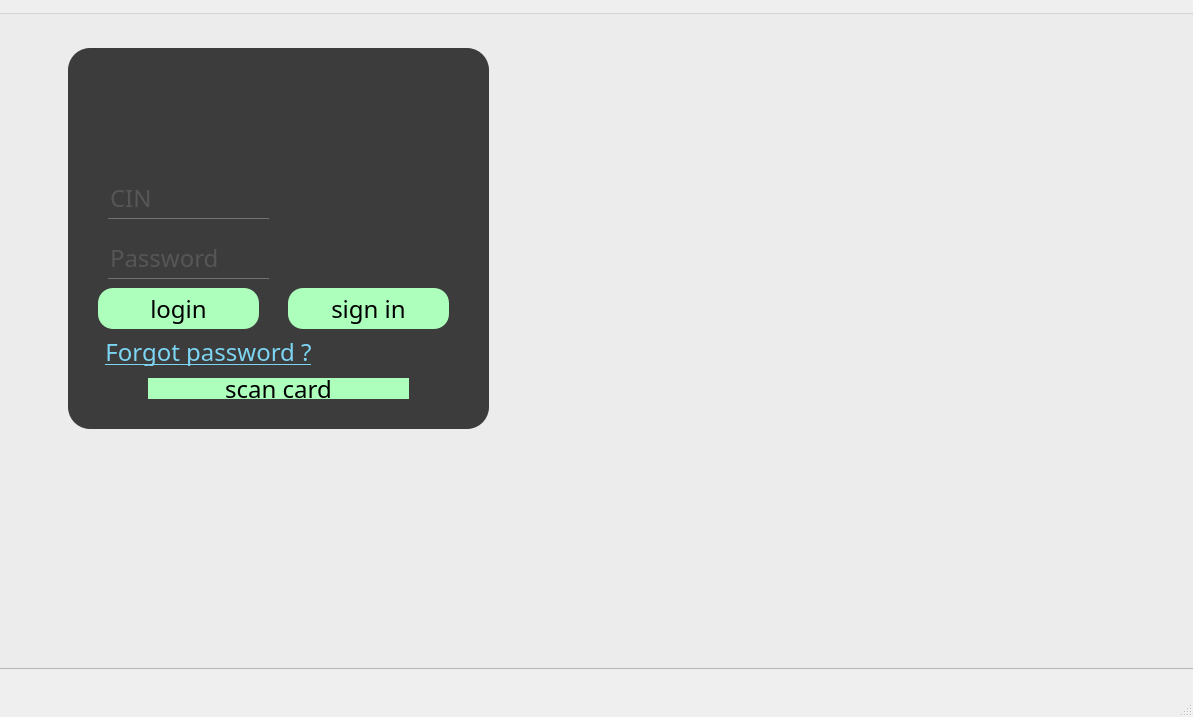
<?xml version="1.0" encoding="UTF-8"?>
<ui version="4.0">
 <class>MainWindow</class>
 <widget class="QMainWindow" name="MainWindow">
  <property name="geometry">
   <rect>
    <x>0</x>
    <y>0</y>
    <width>1193</width>
    <height>717</height>
   </rect>
  </property>
  <property name="windowTitle">
   <string>Login</string>
  </property>
  <property name="styleSheet">
   <string notr="true">/*QMainWindow{background:qlineargradient(spread:pad, x1:0.5, y1:0, x2:1, y2:0.5, stop:0 #7CD5F3, stop:1 #3CB0CD)}*/</string>
  </property>
  <widget class="QWidget" name="centralwidget">
   <widget class="QStackedWidget" name="stackedWidget">
    <property name="geometry">
     <rect>
      <x>-31</x>
      <y>-1</y>
      <width>1231</width>
      <height>671</height>
     </rect>
    </property>
    <property name="styleSheet">
     <string notr="true"/>
    </property>
    <property name="currentIndex">
     <number>0</number>
    </property>
    <widget class="QWidget" name="page">
     <property name="styleSheet">
      <string notr="true">*{
   font-family:century gothic;
   font-size:24px;

   }

#frame
{
 background:rgb(0, 0, 0,190);
border-radius:22px;
}

QPushButton
{
  background:#ADFFBC;
  border-radius:15px;

 
}

QLineEdit
{
  background:transparent;
  border:none;
  color:#717072;
  border-bottom:1px solid #717072;
}
QPushButton:hover
{
  color:#333;
  border-radius:15px;
  background:#3CB0CD;
}
QRadioButton
{
  font-size:15px;
  color:#717072;

}

#icon
{
   background:transparent;
  border:none;

}</string>
     </property>
     <widget class="QGroupBox" name="login_2">
      <property name="geometry">
       <rect>
        <x>10</x>
        <y>10</y>
        <width>1361</width>
        <height>681</height>
       </rect>
      </property>
      <property name="title">
       <string/>
      </property>
      <widget class="QFrame" name="frame_2">
       <property name="geometry">
        <rect>
         <x>-1</x>
         <y>-1</y>
         <width>1341</width>
         <height>661</height>
        </rect>
       </property>
       <property name="frameShape">
        <enum>QFrame::StyledPanel</enum>
       </property>
       <property name="frameShadow">
        <enum>QFrame::Raised</enum>
       </property>
       <widget class="QLabel" name="label">
        <property name="geometry">
         <rect>
          <x>20</x>
          <y>-10</y>
          <width>1231</width>
          <height>661</height>
         </rect>
        </property>
        <property name="text">
         <string/>
        </property>
        <property name="pixmap">
         <pixmap resource="../icon.qrc">:/pics/airport.jpg</pixmap>
        </property>
       </widget>
       <widget class="QFrame" name="frame">
        <property name="geometry">
         <rect>
          <x>90</x>
          <y>40</y>
          <width>421</width>
          <height>381</height>
         </rect>
        </property>
        <property name="frameShape">
         <enum>QFrame::StyledPanel</enum>
        </property>
        <property name="frameShadow">
         <enum>QFrame::Raised</enum>
        </property>
        <widget class="QLineEdit" name="lineEdit_username">
         <property name="geometry">
          <rect>
           <x>40</x>
           <y>130</y>
           <width>161</width>
           <height>41</height>
          </rect>
         </property>
         <property name="inputMask">
          <string/>
         </property>
         <property name="text">
          <string/>
         </property>
         <property name="dragEnabled">
          <bool>false</bool>
         </property>
         <property name="placeholderText">
          <string>CIN</string>
         </property>
        </widget>
        <widget class="QLineEdit" name="lineEdit_password">
         <property name="geometry">
          <rect>
           <x>40</x>
           <y>190</y>
           <width>161</width>
           <height>41</height>
          </rect>
         </property>
         <property name="text">
          <string/>
         </property>
         <property name="echoMode">
          <enum>QLineEdit::Password</enum>
         </property>
         <property name="placeholderText">
          <string>Password</string>
         </property>
        </widget>
        <widget class="QPushButton" name="login">
         <property name="geometry">
          <rect>
           <x>30</x>
           <y>240</y>
           <width>161</width>
           <height>41</height>
          </rect>
         </property>
         <property name="text">
          <string>login</string>
         </property>
        </widget>
        <widget class="QPushButton" name="sign_in">
         <property name="geometry">
          <rect>
           <x>220</x>
           <y>240</y>
           <width>161</width>
           <height>41</height>
          </rect>
         </property>
         <property name="text">
          <string>sign in</string>
         </property>
        </widget>
        <widget class="QLabel" name="icon">
         <property name="geometry">
          <rect>
           <x>150</x>
           <y>10</y>
           <width>91</width>
           <height>91</height>
          </rect>
         </property>
         <property name="autoFillBackground">
          <bool>false</bool>
         </property>
         <property name="text">
          <string notr="true"/>
         </property>
         <property name="pixmap">
          <pixmap resource="../icon.qrc">:/pics/user.png</pixmap>
         </property>
         <property name="scaledContents">
          <bool>false</bool>
         </property>
         <property name="wordWrap">
          <bool>false</bool>
         </property>
        </widget>
        <widget class="QPushButton" name="mdp_oubliee_bt">
         <property name="geometry">
          <rect>
           <x>30</x>
           <y>290</y>
           <width>221</width>
           <height>28</height>
          </rect>
         </property>
         <property name="styleSheet">
          <string notr="true">*{background:transparent;
	
	text-decoration: underline;

 color:#7CD5F3;
}
  </string>
         </property>
         <property name="text">
          <string>Forgot password ?</string>
         </property>
        </widget>
        <widget class="QPushButton" name="scan_card_bt">
         <property name="geometry">
          <rect>
           <x>80</x>
           <y>330</y>
           <width>261</width>
           <height>21</height>
          </rect>
         </property>
         <property name="text">
          <string>scan card</string>
         </property>
        </widget>
       </widget>
      </widget>
     </widget>
    </widget>
    <widget class="QWidget" name="page_2">
     <property name="styleSheet">
      <string notr="true"/>
     </property>
     <widget class="QGroupBox" name="groupBox">
      <property name="geometry">
       <rect>
        <x>-20</x>
        <y>-30</y>
        <width>1311</width>
        <height>701</height>
       </rect>
      </property>
      <property name="styleSheet">
       <string notr="true">*{
	
	font: 75 italic 13pt &quot;Century Schoolbook&quot;;
	

}






QWidget#g_employe{background:qlineargradient(spread:pad, x1:0.5, y1:0, x2:1, y2:0.5, stop:0 #7CD5F3, stop:1 #3CB0CD)}

QFrame#frame_3{background:qlineargradient(spread:pad, x1:0.5, y1:0, x2:1, y2:0.5, stop:0 #7CD5F3, stop:1 #3CB0CD)}

QPushButton
{
  background:qlineargradient(spread:pad, x1:0.5, y1:0, x2:0.5, y2:1, stop:0 rgba(33, 192, 99, 255), stop:1 rgba(255, 255, 255, 255));
  border-radius:15px;
  border-style:solid;
 border-width: 1px;
 border-color:#08485E;
 font-family:century gothic;
   font-size:18px;
}


QPushButton:hover
{
  color:#333;
  border-radius:15px;
  background:#1BEE9A;
}
QTabBar::tab {
    color: #0C5A23;
    border: 1px solid #08485E;
    border-bottom-style: none;
    background-color: QLinearGradient(x1:0, y1:0, x2:0, y2:1, stop:1 #1BEE9A, stop:.4 #1BEE9A);
    padding-left: 10px;
    padding-right: 10px;
    padding-top: 3px;
    padding-bottom: 2px;
    margin-right: -1px;
    border-top-right-radius:3px;
}

QTabWidget::pane {
    border: 3px solid #7CD5F3;
    top: 1px;
    
}

QTabBar::tab:last
{
    margin-right: 0; /* the last selected tab has nothing to overlap with on the right */
    border-top-right-radius: 10px;
}

QTabBar::tab:first:!selected
{
 margin-left: 0px; /* the last selected tab has nothing to overlap with on the right */


    border-top-left-radius: 3px;
}

QTabBar::tab:!selected
{
    color:#08485E;
    border-bottom-style: solid;
    margin-top: 3px;
    background-color: QLinearGradient(x1:0, y1:0, x2:0, y2:1, stop:1 #ADFFBC, stop:.4 #21C036);
}
QTabBar::tab:selected
{
     border-top-right-radius: 10px;

 }


</string>
      </property>
      <property name="title">
       <string/>
      </property>
      <widget class="QTabWidget" name="Gestions">
       <property name="geometry">
        <rect>
         <x>50</x>
         <y>30</y>
         <width>1201</width>
         <height>661</height>
        </rect>
       </property>
       <property name="styleSheet">
        <string notr="true"/>
       </property>
       <property name="currentIndex">
        <number>0</number>
       </property>
       <widget class="QWidget" name="g_employe">
        <attribute name="title">
         <string>gestion des employés</string>
        </attribute>
        <widget class="QGroupBox" name="groupBox_2">
         <property name="geometry">
          <rect>
           <x>420</x>
           <y>10</y>
           <width>751</width>
           <height>551</height>
          </rect>
         </property>
         <property name="title">
          <string>afficher les employés</string>
         </property>
         <widget class="QScrollArea" name="Data">
          <property name="geometry">
           <rect>
            <x>30</x>
            <y>130</y>
            <width>701</width>
            <height>281</height>
           </rect>
          </property>
          <property name="widgetResizable">
           <bool>true</bool>
          </property>
          <widget class="QWidget" name="scrollAreaWidgetContents">
           <property name="geometry">
            <rect>
             <x>0</x>
             <y>0</y>
             <width>699</width>
             <height>279</height>
            </rect>
           </property>
           <widget class="QTableView" name="tab_employe">
            <property name="geometry">
             <rect>
              <x>-5</x>
              <y>-10</y>
              <width>711</width>
              <height>291</height>
             </rect>
            </property>
           </widget>
          </widget>
         </widget>
         <widget class="QPushButton" name="pushButton_statistique">
          <property name="geometry">
           <rect>
            <x>450</x>
            <y>430</y>
            <width>121</width>
            <height>31</height>
           </rect>
          </property>
          <property name="text">
           <string>statistique</string>
          </property>
         </widget>
         <widget class="QPushButton" name="pushButton_2">
          <property name="geometry">
           <rect>
            <x>600</x>
            <y>430</y>
            <width>121</width>
            <height>31</height>
           </rect>
          </property>
          <property name="text">
           <string>Export PDF</string>
          </property>
         </widget>
         <widget class="QPushButton" name="chercher_bt">
          <property name="geometry">
           <rect>
            <x>350</x>
            <y>80</y>
            <width>81</width>
            <height>31</height>
           </rect>
          </property>
          <property name="styleSheet">
           <string notr="true">*{border-radius:2px;}</string>
          </property>
          <property name="text">
           <string>chercher</string>
          </property>
         </widget>
         <widget class="QPushButton" name="trier_bt">
          <property name="geometry">
           <rect>
            <x>500</x>
            <y>80</y>
            <width>51</width>
            <height>31</height>
           </rect>
          </property>
          <property name="styleSheet">
           <string notr="true">*{border-radius:2px;}</string>
          </property>
          <property name="text">
           <string>trier</string>
          </property>
         </widget>
         <widget class="QLineEdit" name="lineEdit_search">
          <property name="geometry">
           <rect>
            <x>30</x>
            <y>80</y>
            <width>321</width>
            <height>31</height>
           </rect>
          </property>
          <property name="styleSheet">
           <string notr="true"/>
          </property>
         </widget>
         <widget class="QComboBox" name="comboBox_tri">
          <property name="geometry">
           <rect>
            <x>550</x>
            <y>80</y>
            <width>121</width>
            <height>31</height>
           </rect>
          </property>
          <item>
           <property name="text">
            <string/>
           </property>
          </item>
          <item>
           <property name="text">
            <string>nom</string>
           </property>
          </item>
          <item>
           <property name="text">
            <string>prenom</string>
           </property>
          </item>
          <item>
           <property name="text">
            <string>id</string>
           </property>
          </item>
         </widget>
         <zorder>Data</zorder>
         <zorder>pushButton_statistique</zorder>
         <zorder>pushButton_2</zorder>
         <zorder>lineEdit_search</zorder>
         <zorder>chercher_bt</zorder>
         <zorder>comboBox_tri</zorder>
         <zorder>trier_bt</zorder>
        </widget>
        <widget class="QGroupBox" name="groupBox_3">
         <property name="geometry">
          <rect>
           <x>30</x>
           <y>10</y>
           <width>391</width>
           <height>551</height>
          </rect>
         </property>
         <property name="styleSheet">
          <string notr="true"/>
         </property>
         <property name="title">
          <string>ajouter un employé</string>
         </property>
         <widget class="QPushButton" name="pushButton_ajouter">
          <property name="geometry">
           <rect>
            <x>30</x>
            <y>430</y>
            <width>101</width>
            <height>31</height>
           </rect>
          </property>
          <property name="styleSheet">
           <string notr="true"/>
          </property>
          <property name="text">
           <string>ajouter</string>
          </property>
         </widget>
         <widget class="QPushButton" name="modifier_e">
          <property name="geometry">
           <rect>
            <x>220</x>
            <y>430</y>
            <width>101</width>
            <height>31</height>
           </rect>
          </property>
          <property name="text">
           <string>modifier</string>
          </property>
         </widget>
         <widget class="QLineEdit" name="lineEdit_nom">
          <property name="geometry">
           <rect>
            <x>190</x>
            <y>40</y>
            <width>113</width>
            <height>22</height>
           </rect>
          </property>
         </widget>
         <widget class="QLineEdit" name="lineEdit_prenom">
          <property name="geometry">
           <rect>
            <x>190</x>
            <y>80</y>
            <width>113</width>
            <height>22</height>
           </rect>
          </property>
         </widget>
         <widget class="QLineEdit" name="lineEdit_mdp">
          <property name="geometry">
           <rect>
            <x>190</x>
            <y>120</y>
            <width>113</width>
            <height>22</height>
           </rect>
          </property>
         </widget>
         <widget class="QLineEdit" name="lineEdit_tel">
          <property name="geometry">
           <rect>
            <x>190</x>
            <y>160</y>
            <width>113</width>
            <height>22</height>
           </rect>
          </property>
         </widget>
         <widget class="QLabel" name="label_nom">
          <property name="geometry">
           <rect>
            <x>30</x>
            <y>40</y>
            <width>91</width>
            <height>21</height>
           </rect>
          </property>
          <property name="styleSheet">
           <string notr="true"/>
          </property>
          <property name="text">
           <string>Nom</string>
          </property>
         </widget>
         <widget class="QLabel" name="label_prenom">
          <property name="geometry">
           <rect>
            <x>30</x>
            <y>80</y>
            <width>91</width>
            <height>21</height>
           </rect>
          </property>
          <property name="text">
           <string>Prénom</string>
          </property>
         </widget>
         <widget class="QLabel" name="label_mdp">
          <property name="geometry">
           <rect>
            <x>30</x>
            <y>120</y>
            <width>141</width>
            <height>21</height>
           </rect>
          </property>
          <property name="text">
           <string>Mot de passe</string>
          </property>
         </widget>
         <widget class="QLabel" name="label_tel">
          <property name="geometry">
           <rect>
            <x>30</x>
            <y>160</y>
            <width>121</width>
            <height>21</height>
           </rect>
          </property>
          <property name="text">
           <string>Téléphone</string>
          </property>
         </widget>
         <widget class="QLabel" name="label_id">
          <property name="geometry">
           <rect>
            <x>30</x>
            <y>200</y>
            <width>141</width>
            <height>20</height>
           </rect>
          </property>
          <property name="text">
           <string>Identifiant</string>
          </property>
         </widget>
         <widget class="QLabel" name="label_mail">
          <property name="geometry">
           <rect>
            <x>30</x>
            <y>240</y>
            <width>141</width>
            <height>20</height>
           </rect>
          </property>
          <property name="text">
           <string>Mail</string>
          </property>
         </widget>
         <widget class="QLineEdit" name="lineEdit_ID">
          <property name="geometry">
           <rect>
            <x>190</x>
            <y>200</y>
            <width>113</width>
            <height>22</height>
           </rect>
          </property>
         </widget>
         <widget class="QLineEdit" name="lineEdit_mail">
          <property name="geometry">
           <rect>
            <x>190</x>
            <y>240</y>
            <width>113</width>
            <height>22</height>
           </rect>
          </property>
         </widget>
         <widget class="QLabel" name="label_role">
          <property name="geometry">
           <rect>
            <x>10</x>
            <y>380</y>
            <width>141</width>
            <height>31</height>
           </rect>
          </property>
          <property name="text">
           <string>Rôle</string>
          </property>
         </widget>
         <widget class="QRadioButton" name="radioButton_signin">
          <property name="geometry">
           <rect>
            <x>220</x>
            <y>380</y>
            <width>121</width>
            <height>31</height>
           </rect>
          </property>
          <property name="text">
           <string>employé</string>
          </property>
         </widget>
         <widget class="QRadioButton" name="radioButton_admin">
          <property name="geometry">
           <rect>
            <x>110</x>
            <y>380</y>
            <width>101</width>
            <height>31</height>
           </rect>
          </property>
          <property name="text">
           <string>admin</string>
          </property>
         </widget>
         <widget class="QLineEdit" name="lineEdit_age">
          <property name="geometry">
           <rect>
            <x>190</x>
            <y>280</y>
            <width>113</width>
            <height>22</height>
           </rect>
          </property>
          <property name="text">
           <string/>
          </property>
         </widget>
         <widget class="QLabel" name="label_age">
          <property name="geometry">
           <rect>
            <x>30</x>
            <y>280</y>
            <width>141</width>
            <height>31</height>
           </rect>
          </property>
          <property name="text">
           <string>Age</string>
          </property>
         </widget>
         <widget class="QPushButton" name="supprimer_emp">
          <property name="geometry">
           <rect>
            <x>250</x>
            <y>490</y>
            <width>101</width>
            <height>31</height>
           </rect>
          </property>
          <property name="styleSheet">
           <string notr="true">*{border-radius:2px;}</string>
          </property>
          <property name="text">
           <string>supprimer</string>
          </property>
         </widget>
         <widget class="QLineEdit" name="lineEdit_id_a_supprimer">
          <property name="geometry">
           <rect>
            <x>30</x>
            <y>490</y>
            <width>231</width>
            <height>31</height>
           </rect>
          </property>
          <property name="styleSheet">
           <string notr="true"/>
          </property>
         </widget>
         <widget class="QLineEdit" name="lineEdit_carte">
          <property name="geometry">
           <rect>
            <x>190</x>
            <y>330</y>
            <width>113</width>
            <height>22</height>
           </rect>
          </property>
          <property name="text">
           <string/>
          </property>
         </widget>
         <widget class="QLabel" name="label_age_2">
          <property name="geometry">
           <rect>
            <x>30</x>
            <y>330</y>
            <width>141</width>
            <height>31</height>
           </rect>
          </property>
          <property name="text">
           <string>id carte</string>
          </property>
         </widget>
         <zorder>pushButton_ajouter</zorder>
         <zorder>modifier_e</zorder>
         <zorder>lineEdit_nom</zorder>
         <zorder>lineEdit_prenom</zorder>
         <zorder>lineEdit_mdp</zorder>
         <zorder>lineEdit_tel</zorder>
         <zorder>label_nom</zorder>
         <zorder>label_prenom</zorder>
         <zorder>label_mdp</zorder>
         <zorder>label_tel</zorder>
         <zorder>label_id</zorder>
         <zorder>label_mail</zorder>
         <zorder>lineEdit_ID</zorder>
         <zorder>lineEdit_mail</zorder>
         <zorder>label_role</zorder>
         <zorder>radioButton_signin</zorder>
         <zorder>radioButton_admin</zorder>
         <zorder>lineEdit_age</zorder>
         <zorder>label_age</zorder>
         <zorder>lineEdit_id_a_supprimer</zorder>
         <zorder>supprimer_emp</zorder>
         <zorder>lineEdit_carte</zorder>
         <zorder>label_age_2</zorder>
        </widget>
        <widget class="QFrame" name="frame_3">
         <property name="geometry">
          <rect>
           <x>-11</x>
           <y>-1</y>
           <width>1291</width>
           <height>621</height>
          </rect>
         </property>
         <property name="frameShape">
          <enum>QFrame::StyledPanel</enum>
         </property>
         <property name="frameShadow">
          <enum>QFrame::Raised</enum>
         </property>
         <widget class="QPushButton" name="quitter_button">
          <property name="geometry">
           <rect>
            <x>1020</x>
            <y>570</y>
            <width>161</width>
            <height>41</height>
           </rect>
          </property>
          <property name="styleSheet">
           <string notr="true">*{
   font-family:century gothic;
   font-size:24px;

   }

#frame
{
 background:rgb(0, 0, 0,190);
border-radius:22px;
}

QPushButton
{
  background:#ADFFBC;
  border-radius:15px;

 
}

QLineEdit
{
  background:transparent;
  border:none;
  color:#717072;
  border-bottom:1px solid #717072;
}
QPushButton:hover
{
  color:#333;
  border-radius:15px;
  background:#1BEE9A;
}
QRadioButton
{
  font-size:15px;
  color:#717072;

}

#icon
{
   background:transparent;
  border:none;

}</string>
          </property>
          <property name="text">
           <string>Quitter</string>
          </property>
         </widget>
        </widget>
        <zorder>frame_3</zorder>
        <zorder>groupBox_2</zorder>
        <zorder>groupBox_3</zorder>
       </widget>
       <widget class="QWidget" name="g_voyageur">
        <attribute name="title">
         <string>gestion des voyageurs</string>
        </attribute>
       </widget>
       <widget class="QWidget" name="g_station">
        <attribute name="title">
         <string>gestion des stations</string>
        </attribute>
       </widget>
       <widget class="QWidget" name="g_vol">
        <attribute name="title">
         <string>gestion vols</string>
        </attribute>
       </widget>
       <widget class="QWidget" name="g_avion">
        <attribute name="title">
         <string>gestion des avions</string>
        </attribute>
       </widget>
      </widget>
     </widget>
    </widget>
    <widget class="QWidget" name="page_3">
     <widget class="QFrame" name="frame_4">
      <property name="geometry">
       <rect>
        <x>29</x>
        <y>-11</y>
        <width>1201</width>
        <height>681</height>
       </rect>
      </property>
      <property name="styleSheet">
       <string notr="true">QFrame#frame_4{background:qlineargradient(spread:pad, x1:0.5, y1:0, x2:1, y2:0.5, stop:0 #7CD5F3, stop:1 #3CB0CD)}
</string>
      </property>
      <property name="frameShape">
       <enum>QFrame::StyledPanel</enum>
      </property>
      <property name="frameShadow">
       <enum>QFrame::Raised</enum>
      </property>
      <widget class="QTabWidget" name="Gestions_2">
       <property name="geometry">
        <rect>
         <x>10</x>
         <y>20</y>
         <width>1181</width>
         <height>651</height>
        </rect>
       </property>
       <property name="styleSheet">
        <string notr="true">*{
	
	font: 75 italic 13pt &quot;Century Schoolbook&quot;;
	

}






QWidget#g_employe{background:qlineargradient(spread:pad, x1:0.5, y1:0, x2:1, y2:0.5, stop:0 #7CD5F3, stop:1 #3CB0CD)}

QFrame#frame_3{background:qlineargradient(spread:pad, x1:0.5, y1:0, x2:1, y2:0.5, stop:0 #7CD5F3, stop:1 #3CB0CD)}

QPushButton
{
  background:qlineargradient(spread:pad, x1:0.5, y1:0, x2:0.5, y2:1, stop:0 rgba(33, 192, 99, 255), stop:1 rgba(255, 255, 255, 255));
  border-radius:15px;
  border-style:solid;
 border-width: 1px;
 border-color:#08485E;
 font-family:century gothic;
   font-size:18px;
}


QPushButton:hover
{
  color:#333;
  border-radius:15px;
  background:#1BEE9A;
}
QTabBar::tab {
    color: #0C5A23;
    border: 1px solid #08485E;
    border-bottom-style: none;
    background-color: QLinearGradient(x1:0, y1:0, x2:0, y2:1, stop:1 #1BEE9A, stop:.4 #1BEE9A);
    padding-left: 10px;
    padding-right: 10px;
    padding-top: 3px;
    padding-bottom: 2px;
    margin-right: -1px;
    border-top-right-radius:3px;
}

QTabWidget::pane {
    border: 3px solid #7CD5F3;
    top: 1px;
    
}

QTabBar::tab:last
{
    margin-right: 0; /* the last selected tab has nothing to overlap with on the right */
    border-top-right-radius: 10px;
}

QTabBar::tab:first:!selected
{
 margin-left: 0px; /* the last selected tab has nothing to overlap with on the right */


    border-top-left-radius: 3px;
}

QTabBar::tab:!selected
{
    color:#08485E;
    border-bottom-style: solid;
    margin-top: 3px;
    background-color: QLinearGradient(x1:0, y1:0, x2:0, y2:1, stop:1 #ADFFBC, stop:.4 #21C036);
}
QTabBar::tab:selected
{
     border-top-right-radius: 10px;

 }


</string>
       </property>
       <property name="currentIndex">
        <number>3</number>
       </property>
       <widget class="QWidget" name="g_voyageur_2">
        <attribute name="title">
         <string>gestion des voyageurs</string>
        </attribute>
       </widget>
       <widget class="QWidget" name="g_station_2">
        <attribute name="title">
         <string>gestion des stations</string>
        </attribute>
       </widget>
       <widget class="QWidget" name="g_vol_2">
        <attribute name="title">
         <string>gestion vols</string>
        </attribute>
       </widget>
       <widget class="QWidget" name="g_avion_2">
        <attribute name="title">
         <string>gestion des avions</string>
        </attribute>
        <widget class="QFrame" name="frame_5">
         <property name="geometry">
          <rect>
           <x>-1</x>
           <y>-1</y>
           <width>1181</width>
           <height>611</height>
          </rect>
         </property>
         <property name="styleSheet">
          <string notr="true">QFrame#frame_5{background:qlineargradient(spread:pad, x1:0.5, y1:0, x2:1, y2:0.5, stop:0 #7CD5F3, stop:1 #3CB0CD)}</string>
         </property>
         <property name="frameShape">
          <enum>QFrame::StyledPanel</enum>
         </property>
         <property name="frameShadow">
          <enum>QFrame::Raised</enum>
         </property>
        </widget>
       </widget>
      </widget>
     </widget>
    </widget>
   </widget>
  </widget>
  <widget class="QMenuBar" name="menubar">
   <property name="geometry">
    <rect>
     <x>0</x>
     <y>0</y>
     <width>1193</width>
     <height>26</height>
    </rect>
   </property>
  </widget>
  <widget class="QStatusBar" name="statusbar"/>
 </widget>
 <resources>
  <include location="../icon.qrc"/>
 </resources>
 <connections/>
</ui>
